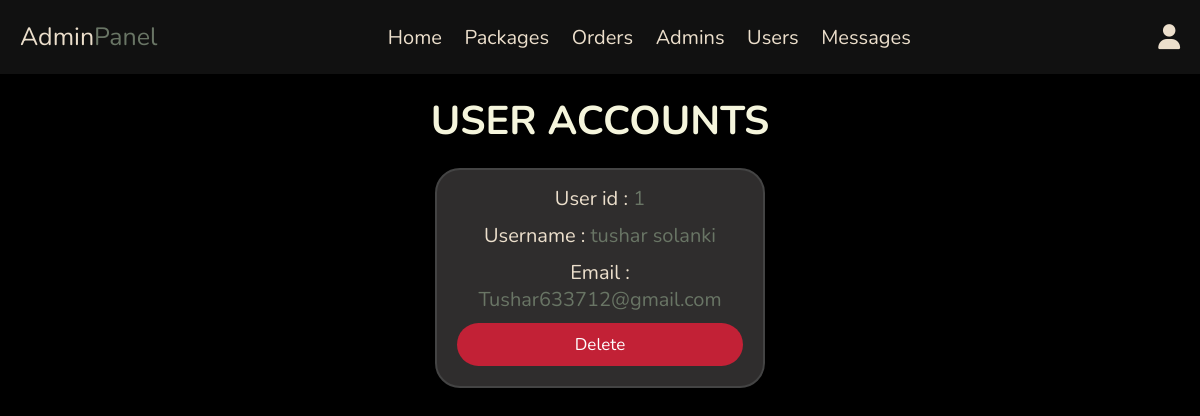
Screenshot of /admin/users_accounts.php (signed in) with the database file from the repository.
### tables this page shows
CREATE TABLE `users` (
  `id` int(100) NOT NULL,
  `name` varchar(20) NOT NULL,
  `email` varchar(50) NOT NULL,
  `password` varchar(50) NOT NULL
);

### admin/users_accounts.php (the view, shortened to what this page needs)
<?php
include '../components/connect.php';
?>
<!DOCTYPE html>
<html lang="en">
<head>
   <link rel="stylesheet" href="https://cdnjs.cloudflare.com/ajax/libs/font-awesome/6.1.1/css/all.min.css">
   <link rel="stylesheet" href="../css/admin_style.css">
</head>
<body>
<?php include '../components/admin_header.php'; ?>
<section class="accounts">
   <h1 class="heading">User accounts</h1>
   <div class="box-container">
   <?php
      $select_accounts = $conn->prepare("SELECT * FROM `users`");
      $select_accounts->execute();
      if($select_accounts->rowCount() > 0){
         while($fetch_accounts = $select_accounts->fetch(PDO::FETCH_ASSOC)){
   ?>
   <div class="box">
      <p> User id : <span><?= $fetch_accounts['id']; ?></span> </p>
      <p> Username : <span><?= $fetch_accounts['name']; ?></span> </p>
      <p> Email : <span><?= $fetch_accounts['email']; ?></span> </p>
      <a href="users_accounts.php?delete=<?= $fetch_accounts['id']; ?>" onclick="return confirm('delete this account? the user related information will also be delete!')" class="delete-btn">delete</a>
   </div>
   <?php
         }
      }else{
         echo '<p class="empty">no accounts available!</p>';
      }
   ?>
   </div>
</section>
</body>
</html>

### css/admin_style.css (style rules this page uses)
:root { --main-color:#697565; --orange:#f39c12; --red:#e74c3c; --black:#444; --white:#fff; --light-color:#777; --light-bg:#f5f5f5; --border:.2rem solid var(--black); --box-shadow:0 .5rem 1rem rgba(0,0,0,.1); --nav:#ECDFCC; --form-color: #302e2efc; }
* { font-family: 'Nunito', sans-serif; margin:0; padding:0; box-sizing: border-box; outline: none; border:none; text-decoration: none; }
html { font-size: 62.5%; overflow-x: hidden; }
body { background-color: black; }
section { padding:2rem; max-width: 1200px; margin:0 auto; }
.heading { font-size: 4rem; color: beige; margin-bottom: 2rem; text-align: center; text-transform: uppercase; }
.btn, .delete-btn, .option-btn { display: block; width: 100%; margin-top: 1rem; border-radius: 2.5rem; padding:1rem 3rem; font-size: 1.7rem; text-transform: capitalize; color:var(--white); cursor: pointer; text-align: center; }
.delete-btn { background-color: #c22136; }
.accounts .box-container { display: grid; grid-template-columns: repeat(auto-fit, 33rem); gap:1.5rem; align-items: flex-start; justify-content: center; }
.accounts .box-container .box { padding:2rem; padding-top: .5rem; border-radius: 2.5rem; text-align: center; border:var(--border); background-color: var(--form-color); box-shadow: var(--box-shadow); }
.accounts .box-container .box p { font-size: 2rem; color:var(--nav); margin: 1rem 0; }
.accounts .box-container .box p span { color:var(--main-color); }

### rows the page displays
users: id "1", name "tushar solanki", email "Tushar633712@gmail.com"
